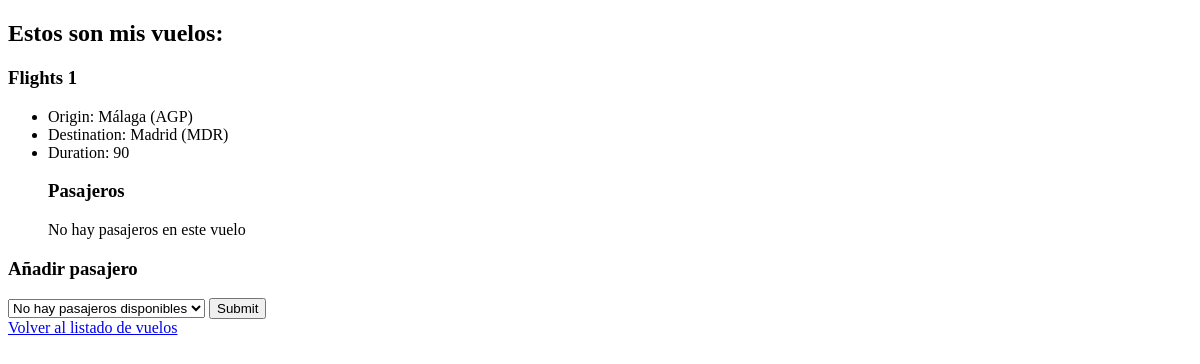
The app's page /flights/1, older data.
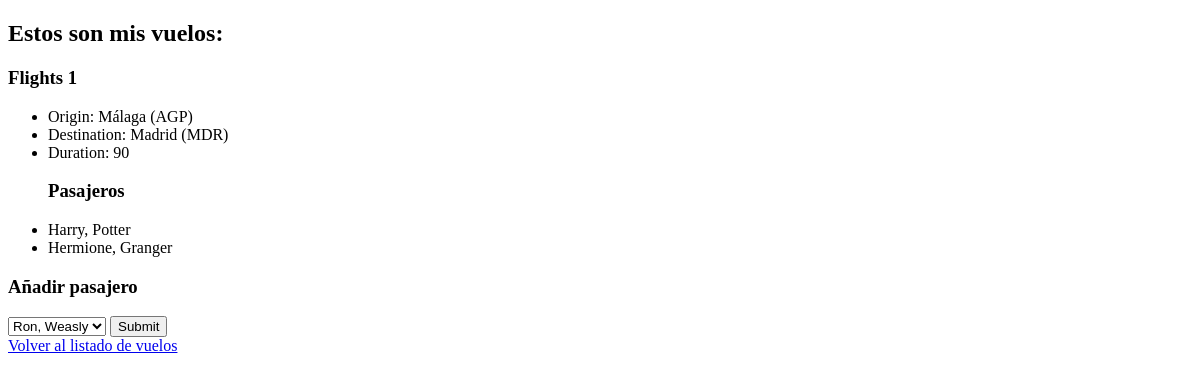
The same page, newer data.
### flights/models.py (models this page shows)
class Passenger(models.Model):
    first = models.CharField(max_length=64)
    last = models.CharField(max_length=64)
    flights = models.ManyToManyField(Flight, blank=True, related_name="passengers")
    def __str__(self):
        return f"{self.first}, {self.last}"

### flights/views.py (the view)
# urls.py: path("<int:flight_id>", views.flights_detail, name="flight_detail"),
def flights_detail(request, flight_id):
    flight = Flight.objects.get(pk=flight_id)
    non_passengers = Passenger.objects.exclude(flights = flight).all()
    return render(request, "flights/flight_detail.html", {
        "flight": flight,
        "passengers" : flight.passengers.all(),
        "non_passengers" : non_passengers
        })

### flights/models.py (called while the page is built)
    def __str__(self):
        return f"{self.city} ({self.code})"

### flights/templates/flights/flight_detail.html (shortened to what this page needs)
{% extends "flights/layout.html" %}
{% block body %}
    <h3> Flights {{ flight.id }} </h3>
    <ul>
        <li>Origin: {{ flight.origin }}</li>
        <li>Destination: {{ flight.destination }}</li>
        <li>Duration: {{ flight.duration }}</li>
    </ul>
    <ul>
        <h3>Pasajeros</h3>
        {% for pasajero in passengers %}
        <li>  {{ pasajero }} </li>
        {% empty %}
            <p> No hay pasajeros en este vuelo </p>
        {% endfor %}
    </ul>
    <h3> Añadir pasajero </h3>
    <form action="{% url 'book' flight.id %}" method = "post">
        <select name="passenger">
            {% for passenger in non_passengers %}
                <option value="{{ passenger.id }}"> {{ passenger }}</option>
            {% empty %}
                <option> No hay pasajeros disponibles </option>
            {% endfor %}
        </select>
        <input type="submit">
    </form>
        <a href="{% url 'index' %}"> Volver al listado de vuelos</a>
{% endblock %}

Row changes from the older to the newer data that the page shows:
added Passenger: first+last "Harry, Potter"
added Passenger: first+last "Hermione, Granger"
Text that changed along with them:
form field passenger: "No hay pasajeros disponibles" → "Ron, Weasly"
text no longer shown: "No hay pasajeros en este vuelo"
